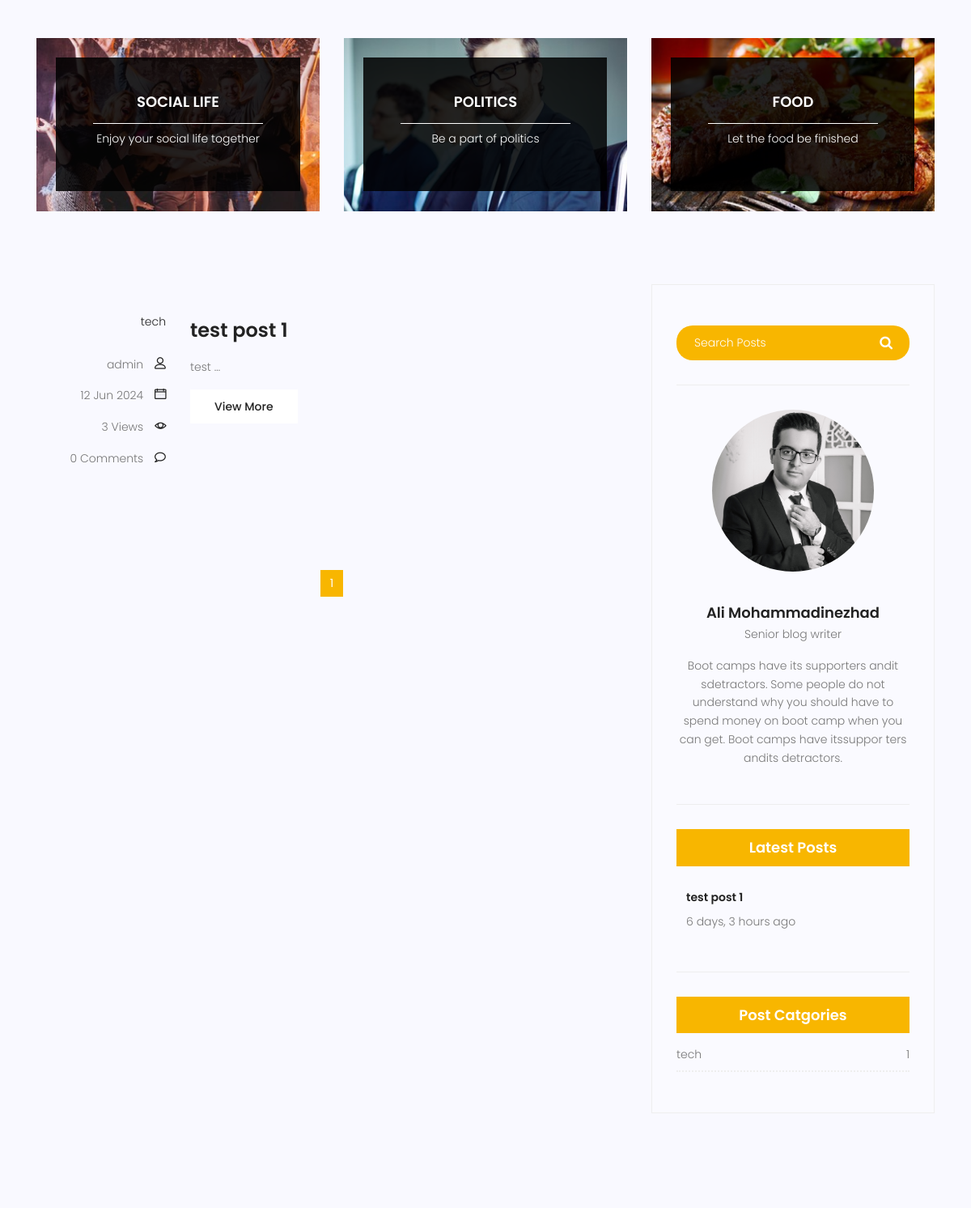
The page /blog/ (middle part) on the database as committed earlier.
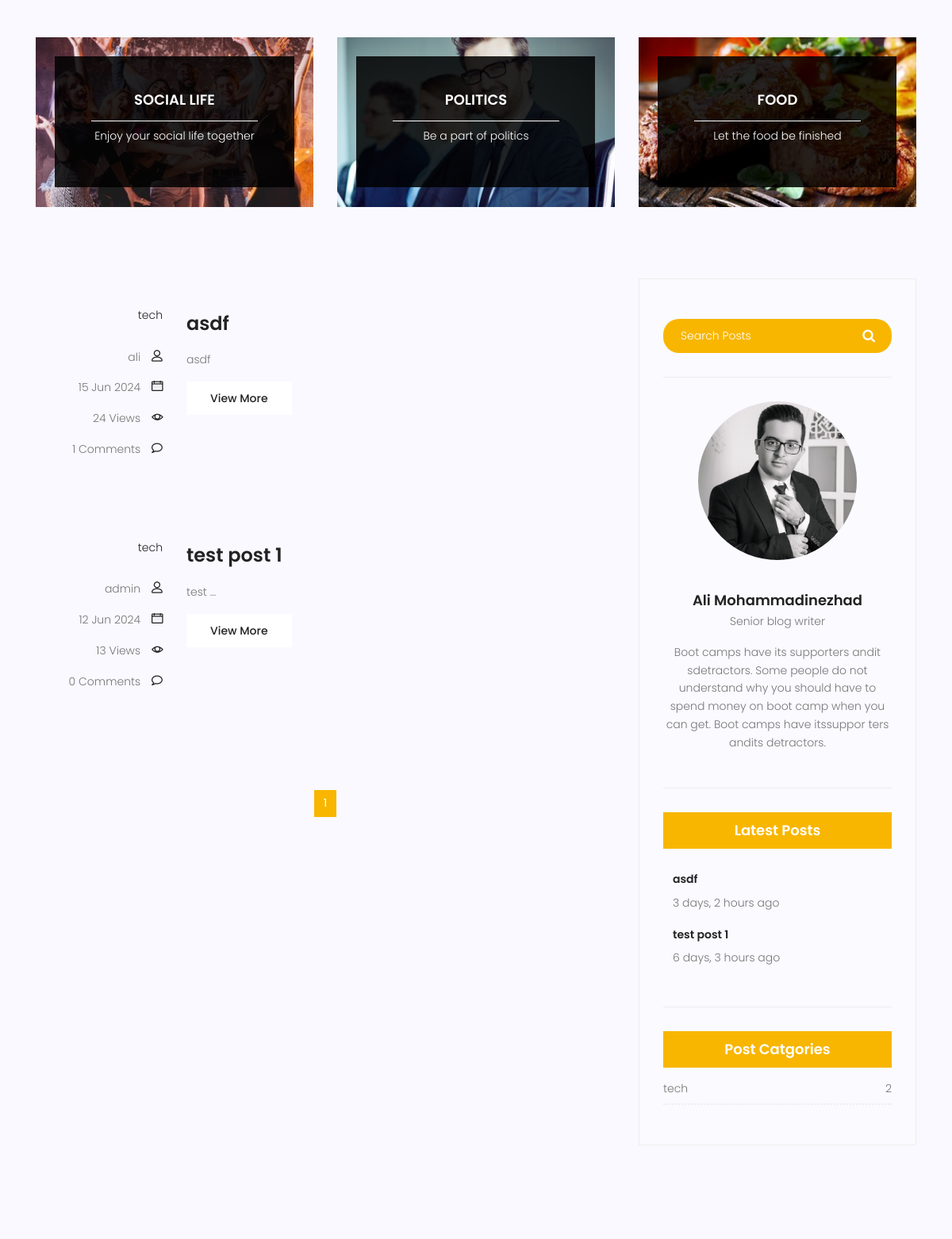
The same page on the database as committed later.
### blog/models.py (models this page shows, shortened)
class Category(models.Model):
    name = models.CharField(max_length=255)
    def __str__(self) -> str:
        return self.name

class Post(models.Model):
    image = models.ImageField(upload_to='blog/', default='blog/default_image.png')
    author = models.ForeignKey(settings.AUTH_USER_MODEL, related_name='posts', on_delete=models.SET_NULL, null=True)
    title = models.CharField(max_length=255)
    content = HTMLField()
    tags = TaggableManager()
    category = models.ManyToManyField(Category)
    counted_view = models.IntegerField(default=0)
    status = models.BooleanField(default=False)
    login_require = models.BooleanField(default=False)
    published_datetime = models.DateTimeField(null=True)
    created_datetime = models.DateTimeField(auto_now_add=True)
    modified_datetime = models.DateTimeField(auto_now=True)
    class Meta:
        ordering = ['-created_datetime']

### accounts/models.py (models this page shows, shortened)
class CustomUser(AbstractUser):
    email = models.EmailField(_("email address"), unique=True)

### blog/views.py (the view)
# urls.py: path('', views.blog_list_view, name='list_view'),
def blog_list_view(request, **kwargs):
    posts = Post.objects.filter(status=True)
    posts = posts.filter(published_datetime__lte=now()).select_related('author').prefetch_related('category')
    if kwargs.get("cat_name"):
        posts = posts.filter(category__name=kwargs.get("cat_name"))
    if kwargs.get("tag_name"):
        posts = posts.filter(tags__name__in=[kwargs.get("tag_name")])
    posts = Paginator(posts, 3)
    try:
        page_number = request.GET.get("page")
        posts = posts.get_page(page_number)
    except PageNotAnInteger:
        posts = posts.get_page(1)
    except EmptyPage:
        posts = posts.get_page(1)
    context = {"posts": posts}
    return render(request, "blog/blog-home.html", context)

### blog/templatetags/blog_tags.py (called while the page is built)
@register.inclusion_tag("blog/blog-latest-post.html")
def latestposts(arg=3):
    posts = Post.objects.filter(status=True, published_datetime__lte=now()).order_by(
        "-published_datetime"
    ).prefetch_related('category').select_related('author')[:arg]
    return {"posts": posts}

@register.inclusion_tag("blog/blog-category.html")
def post_categories():
    posts = Post.objects.filter(status=True, published_datetime__lte=now()).select_related('author').prefetch_related(
        'category').order_by('-published_datetime')
    categories = Category.objects.prefetch_related('post_set')
    cat_dict = {}
    for name in categories:
        cat_dict[name] = posts.filter(category=name).count()
    return {"categories": cat_dict}

@register.simple_tag(name='comment_count')
def comment_count(pid):
    return (Comment.objects.filter(post=pid, approved=True)
            .prefetch_related('post__category__post_set')
            .select_related('post__author').count())

### templates/blog/blog-home.html (shortened to what the changed rows need)
{% extends '_base.html'%}
{% load static %}
{% load blog_tags %}
{% block content %}
<section class="post-content-area">
  <div class="container">
    <div class="row">
      <div class="col-lg-8 posts-list">
        {% for post in posts %}
        <div class="single-post row">
          <div class="col-lg-3 col-md-3 meta-details">
            <ul class="tags">
              <li>
                  {% for cat in post.category.all %}
                   <a href="{% url 'blog:category' cat_name=cat.name %}"> {{ cat.name }} {% if not forloop.last %} , {% endif %} </a>
                  {% endfor %}
                </li>
            </ul>
            <div class="user-details row">
              <p class="user-name col-lg-12 col-md-12 col-6">
                <a href="#">{{ post.author.username }}</a>
                <span class="lnr lnr-user"></span>
              </p>
              <p class="date col-lg-12 col-md-12 col-6">
                <a href="#">{{post.published_datetime|date:"d M Y" }}</a>
                <span class="lnr lnr-calendar-full"></span>
              </p>
              <p class="view col-lg-12 col-md-12 col-6">
                <a href="#">{{post.counted_view}} Views</a>
                <span class="lnr lnr-eye"></span>
              </p>
              <p class="comments col-lg-12 col-md-12 col-6">
                <a href="#">{% comment_count pid=post.id %} Comments</a> <span class="lnr lnr-bubble"></span>
              </p>
            </div>
          </div>
          <div class="col-lg-9 col-md-9">
            <div class="feature-img">
            </div>
            <a
              class="posts-title"
              href="{% url 'blog:detail_view' pk=post.id %}"
              ><h3>{{post.title}}</h3></a
            >
            <p class="excert">
              {{ post.content|safe|truncatewords:1  }}
            </p>
            <a
              href="{% url 'blog:detail_view' pk=post.id %}"
              class="primary-btn"
              >View More</a
            >
          </div>
        </div>
        {% endfor %}
        <nav class="blog-pagination justify-content-center d-flex">
          <ul class="pagination">
            {% for i in posts.paginator.page_range %}
            {% if posts.number == i %}
            <li class="page-item active">
              <a href="?page={{ i }}" class="page-link">{{ i }}</a>
            </li>
            {% else %}
            <li class="page-item">
              <a href="?page={{ i }}" class="page-link">{{ i }}</a>
            </li>
            {% endif %}
            {% endfor %}
          </ul>
        </nav>
      </div>
      <div class="col-lg-4 sidebar-widgets">
        <div class="widget-wrap">
          {% latestposts %}
          {% post_categories %}
        </div>
      </div>
    </div>
  </div>
</section>
{% endblock content %}

### templates/blog/blog-latest-post.html (shortened to what this page needs)
{% load static %}
{% load humanize %}
<div class="single-sidebar-widget popular-post-widget">
    <h4 class="popular-title">Latest Posts</h4>
    <div class="popular-post-list">
      {% for post in posts %}
      <div class="single-post-list d-flex flex-row align-items-center">
        <div class="details">
          <a href="{% url 'blog:detail_view' post.id %}"
            ><h6>{{ post.title }}</h6></a
          >
          <p>{{ post.published_datetime|naturaltime }}</p>
        </div>
      </div>
      {% endfor %}
    </div>
  </div>

### templates/blog/blog-category.html
<div class="single-sidebar-widget post-category-widget">
    <h4 class="category-title">Post Catgories</h4>
    <ul class="cat-list">
      {% for name, count in categories.items %}
      <li>
        <a href="{% url 'blog:category' cat_name=name %}" class="d-flex justify-content-between">
          <p>{{ name }}</p>
          <p>{{ count }}</p>
        </a>
      </li>
      {% endfor %}
  </div>

Rows that differ between the two databases and show on the page:
added Post: author.username "ali", published_datetime "15 Jun 2024", counted_view "24", id "1", title "asdf", content "asdf", published_datetime "3 days, 2 hours ago", Category (name "tech")
computed for Category "tech": id "1" → "2"
changed Post "test post 1": counted_view "3" → "13"
